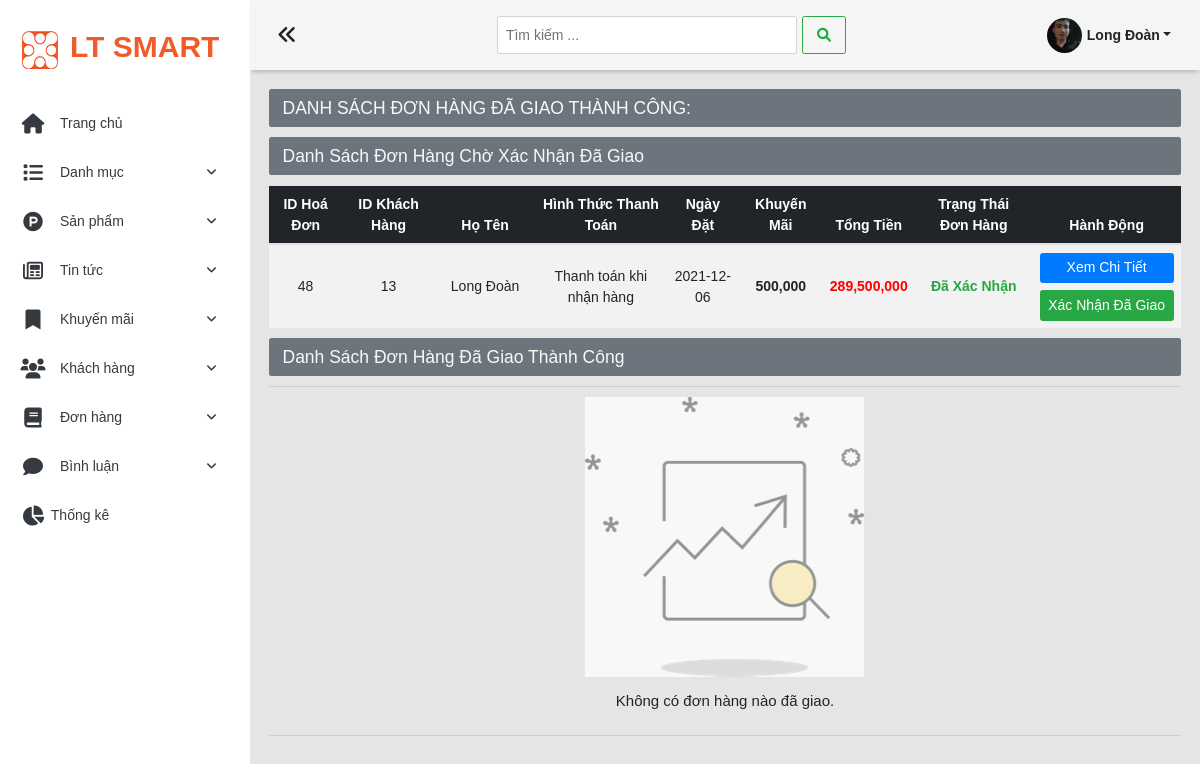
The app's page /admin/order-delivered (signed in), older data.
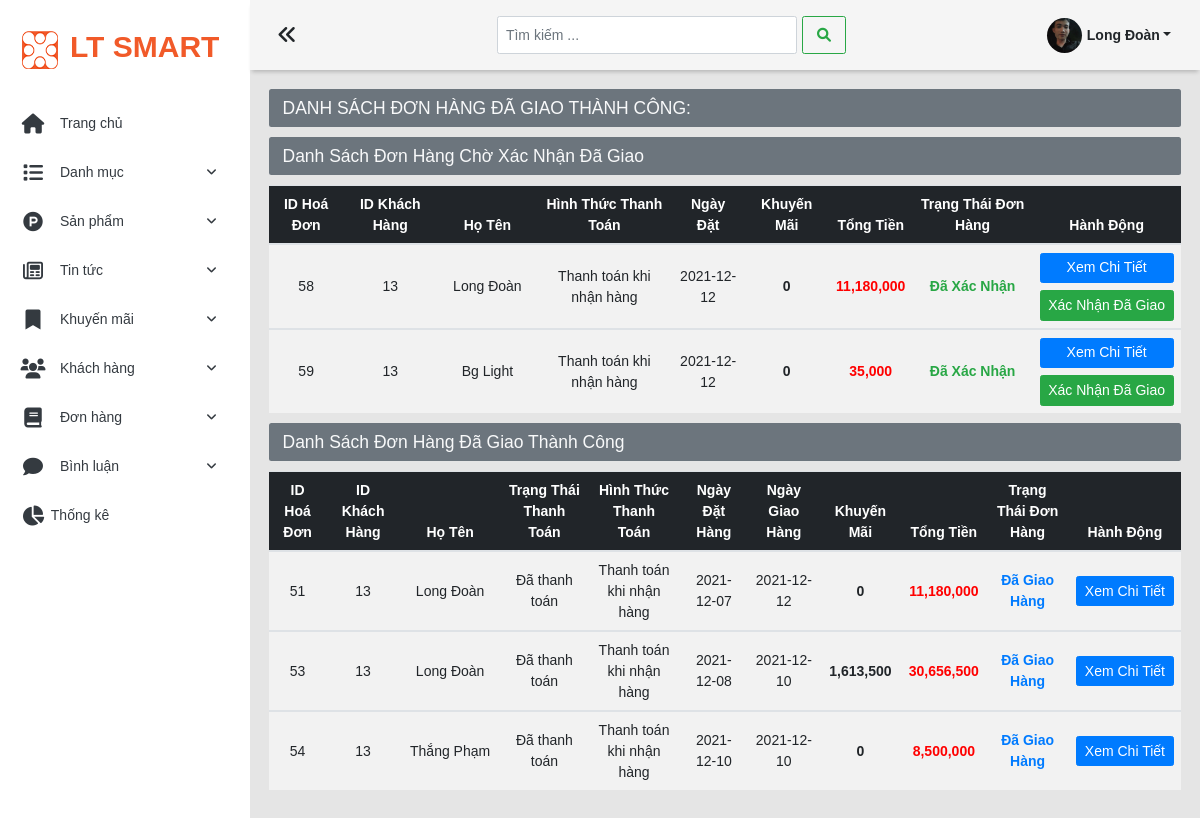
The same page, newer data.
### tables this page shows
CREATE TABLE `hoa_don` (
  `id_hoa_don` int(11) NOT NULL,
  `id_kh` int(11) NOT NULL,
  `tinh_trang_thanh_toan` varchar(50) NOT NULL COMMENT 'Nếu hình thức thanh toán là 0 thì trạng thái là chuathanhtoan ,nếu là 1 thì trạng thái dathanhtoan',
  `trang_thai_don_hang` varchar(50) NOT NULL COMMENT 'Mặc định là đơn hàng chưa xác nhận ,khi admin vào duyệt thì đổi trạng thái đơn hàng',
  `hinh_thuc_thanh_toan` int(1) NOT NULL DEFAULT 0 COMMENT '0 là thanh toán khi nhận hàng , 1 là thanh toán Online',
  `tong_tien` int(11) NOT NULL,
  `ngay_dat_hang` date NOT NULL,
  `ngay_giao_hang` date NOT NULL,
  `khuyen_mai` varchar(50) NOT NULL
);

CREATE TABLE `khach_hang` (
  `id_kh` int(11) NOT NULL,
  `username` varchar(100) DEFAULT NULL,
  `mat_khau` varchar(100) DEFAULT NULL,
  `ho_ten` varchar(100) NOT NULL,
  `hinh_anh` varchar(255) DEFAULT '',
  `so_dien_thoai` varchar(10) DEFAULT NULL,
  `email` varchar(255) DEFAULT NULL,
  `dia_chi` varchar(255) DEFAULT NULL,
  `vai_tro` int(1) NOT NULL DEFAULT 0 COMMENT '0 là tài khoản khách hàng ,1 là quản trị viên'
);

### model/pdo.php (called while the page is built, shortened)
<?php
function pdo_get_connection()
{
    $severname = "localhost";
    $username = "root";
    $password = "";
    try {
        $conn = new PDO("mysql:host=$severname;dbname=ltsmart;charset=utf8", $username, $password);
        $conn->setAttribute(PDO::ATTR_ERRMODE, PDO::ERRMODE_EXCEPTION);
        return $conn;
    } catch (Exception $e) {
        echo "kết nối thất bại" . $e->getMessage();
    }
}
function pdo_query($sql)
{
    $sql_args = array_slice(func_get_args(), 1);
    try {
        $conn = pdo_get_connection();
        $stmt = $conn->prepare($sql);
        $stmt->execute($sql_args);
        $rows = $stmt->fetchAll();
        return $rows;
    } catch (PDOException $e) {
        throw $e;
    } finally {
        unset($conn);
    }
}
?>

### model/don-hang.php (called while the page is built, shortened)
<?php
    require_once 'pdo.php';
    function list_orders_confirm() {
        $sql = "SELECT hoa_don.id_hoa_don, hoa_don.trang_thai_don_hang, hoa_don.hinh_thuc_thanh_toan, hoa_don.tong_tien, hoa_don.ngay_dat_hang, hoa_don.khuyen_mai, khach_hang.ho_ten, khach_hang.so_dien_thoai, khach_hang.dia_chi FROM hoa_don LEFT JOIN khach_hang ON hoa_don.id_kh = khach_hang.id_kh WHERE hoa_don.trang_thai_don_hang = 'daxacnhan';";
        return pdo_query($sql);
    }
    function list_orders_delivery_confirm() {
        $sql = "SELECT hoa_don.id_hoa_don, hoa_don.tinh_trang_thanh_toan, hoa_don.trang_thai_don_hang, hoa_don.hinh_thuc_thanh_toan, hoa_don.ngay_giao_hang, hoa_don.tong_tien, hoa_don.ngay_dat_hang, hoa_don.khuyen_mai, khach_hang.ho_ten, khach_hang.so_dien_thoai, khach_hang.dia_chi FROM hoa_don LEFT JOIN khach_hang ON hoa_don.id_kh = khach_hang.id_kh WHERE hoa_don.trang_thai_don_hang = 'dagiaohang';";
        return pdo_query($sql);
    }
?>

### global.php (called while the page is built, shortened)
<?php
$ROOT_URL='/duan1';
$CONTENT_URL=$ROOT_URL.'/content';
$CONTENT_ADMIN_URL=$CONTENT_URL.'/admin';
?>

### admin/views/don-hang/order-delivered.php (the view, shortened to what the changed rows need)
<div class="row">
    <div class="col-12">
        <?php
        if (!empty($list_orders_confirm)) {
            echo '<div class="table-responsive">
                    <table class="table table-striped">
                            <thead>
                                <tr style="text-align: center;">
                                    <th scope="col" class="table-dark">ID Hoá Đơn</th>
                                    <th scope="col" class="table-dark">ID Khách Hàng</th>
                                    <th scope="col" class="table-dark" style="width:11%;">Họ Tên</th>
                                    <th scope="col" class="table-dark">Hình Thức Thanh Toán</th>
                                    <th scope="col" class="table-dark">Ngày Đặt</th>
                                    <th scope="col" class="table-dark">Khuyến Mãi</th>
                                    <th scope="col" class="table-dark">Tổng Tiền</th>
                                    <th scope="col" class="table-dark">Trạng Thái Đơn Hàng</th>
                                    <th scope="col" class="table-dark">Hành Động</th>
                                </tr>
                            </thead>
                            ';
            foreach ($list_orders_confirm as $list) {
                extract($list);
                echo '<tbody>
                                <tr style="text-align:center;">
                                <td class="align-middle">' . $id_hoa_don . '</td>
                                <td class="align-middle">' . $id_kh . '</td>
                                <td class="align-middle">' . $ho_ten . '</td>';
                if ($hinh_thuc_thanh_toan == 0) {
                    echo '<td class="align-middle">Thanh toán khi nhận hàng</td>';
                } else if ($hinh_thuc_thanh_toan == 1) {
                    echo '<td class="align-middle">Thanh toán online</td>';
                }
                echo '<td class="align-middle">' . $ngay_dat_hang . '</td>';
                echo '<td class="align-middle"><span style="font-weight:bolder;">' . number_format($khuyen_mai) . '</span></td>';
                echo '<td class="align-middle"><span style="font-weight:bolder; color: red;">' . number_format($tong_tien) . '</span></td>';
                if ($trang_thai_don_hang == "daxacnhan") {
                    echo '<td class="align-middle"><span style="font-weight:bold; color: var(--success);">Đã Xác Nhận</span></td>
                                    <td class="align-middle">
                                        <div style="display: flex; flex-direction: column; align-content: stretch; align-items: stretch;gap: .5em;">
                                        <div type="button" class="btn btn-primary" id="order-details"><a href="order-details?ID=' . $id_hoa_don . '" style="color: white;">Xem Chi Tiết</a></div>
                                            <div type="submit" class="btn btn-success confirmDelivery" data-toggle="modal" data-target="#confirmDelivery" data-id_hoa_don_delivery=' . $id_hoa_don . '>Xác Nhận Đã Giao</div>
                                        </div>
                                    </td>
                                    </tr>
                                </tbody>
                            ';
                }
            }
            echo '</table>
            </div>';
        }
        ?>
    </div>
</div>
<div class="row">
    <div class="col-12">
        <h3 class="alert bg-secondary text-light">Danh Sách Đơn Hàng Đã Giao Thành Công</h3>
                        <?php
                        if (!empty($list_orders_delivery_confirm)) {
                            echo '<div class="table-responsive">
                        <table class="table table-striped">
                            <thead>
                                <tr style="text-align: center;">
                                    <th scope="col" class="table-dark">ID Hoá Đơn</th>
                                    <th scope="col" class="table-dark">ID Khách Hàng</th>
                                    <th scope="col" class="table-dark" style="width:11%;">Họ Tên</th>
                                    <th scope="col" class="table-dark">Trạng Thái Thanh Toán</th>
                                    <th scope="col" class="table-dark">Hình Thức Thanh Toán</th>
                                    <th scope="col" class="table-dark">Ngày Đặt Hàng</th>
                                    <th scope="col" class="table-dark">Ngày Giao Hàng</th>
                                    <th scope="col" class="table-dark">Khuyến Mãi</th>
                                    <th scope="col" class="table-dark">Tổng Tiền</th>
                                    <th scope="col" class="table-dark">Trạng Thái Đơn Hàng</th>
                                    <th scope="col" class="table-dark">Hành Động</th>
                                </tr>
                            </thead>';
                            foreach ($list_orders_delivery_confirm as $list2) {
                                extract($list2);
                                echo '<tbody>
                                <tr style="text-align:center;">
                                <td class="align-middle">' . $id_hoa_don . '</td>
                                <td class="align-middle">' . $id_kh . '</td>
                                <td class="align-middle">' . $ho_ten . '</td>';
                                if ($tinh_trang_thanh_toan == "dathanhtoan") {
                                    echo '<td class="align-middle">Đã thanh toán</td>';
                                } else {
                                    echo '<td class="align-middle">Chưa thanh toán</td>';
                                }
                                if ($hinh_thuc_thanh_toan == 0) {
                                    echo '<td class="align-middle">Thanh toán khi nhận hàng</td>';
                                } else if ($hinh_thuc_thanh_toan == 1) {
                                    echo '<td class="align-middle">Thanh toán online</td>';
                                }
                                echo '<td class="align-middle">' . $ngay_dat_hang . '</td>';
                                echo '<td class="align-middle">' . $ngay_giao_hang . '</td>';
                                echo '<td class="align-middle"><span style="font-weight:bolder;">' . number_format($khuyen_mai) . '</span></td>';
                                echo '<td class="align-middle"><span style="font-weight:bolder; color: red;">' . number_format($tong_tien) . '</span></td>';
                                if ($trang_thai_don_hang == "dagiaohang") {
                                    echo '<td class="align-middle"><span style="font-weight:bold; color: var(--primary);">Đã Giao Hàng</span></td>
                                    <td class="align-middle">
                                        <div style="display: flex; flex-direction: column; align-content: stretch; align-items: stretch;gap: .5em;">
                                            <div type="button" class="btn btn-primary" id="order-details"><a href="order-details?ID=' . $id_hoa_don . '" style="color: white;">Xem Chi Tiết</a></div>
                                        </div>
                                    </td>
                                    </tr>
                                    </tbody>';
                                }
                            }
                            echo '</table></div>';
                        } else {
                            echo '
                            <hr>
                            <div style="text-align: center;">
                                <img src="' . $CONTENT_ADMIN_URL . '/img/nodata.png" alt="No data">
                                <h4 style="padding: 1em 1em;">Không có đơn hàng nào đã giao.</h4>
                            </div>
                            <hr>';
                        }
                        ?>
    </div>
</div>

Row changes from the older to the newer data that the page shows:
no longer on this page (row edited): hoa_don: id_hoa_don "48", id_kh.ho_ten "Long Đoàn", hinh_thuc_thanh_toan "Thanh toán khi nhận hàng", ngay_dat_hang "2021-12-06", khuyen_mai "500,000", tong_tien "289,500,000", shown under "Danh Sách Đơn Hàng Chờ Xác Nhận Đã Giao"
added hoa_don: id_hoa_don "58", id_kh.ho_ten "Long Đoàn", hinh_thuc_thanh_toan "Thanh toán khi nhận hàng", ngay_dat_hang "2021-12-12", khuyen_mai "0", tong_tien "11,180,000", shown under "Danh Sách Đơn Hàng Chờ Xác Nhận Đã Giao"
added hoa_don: id_hoa_don "59", id_kh.ho_ten "Bg Light", hinh_thuc_thanh_toan "Thanh toán khi nhận hàng", ngay_dat_hang "2021-12-12", khuyen_mai "0", tong_tien "35,000", shown under "Danh Sách Đơn Hàng Chờ Xác Nhận Đã Giao"
now on this page (row edited): hoa_don: id_hoa_don "51", id_kh.ho_ten "Long Đoàn", tinh_trang_thanh_toan "Đã thanh toán", hinh_thuc_thanh_toan "Thanh toán khi nhận hàng", ngay_dat_hang "2021-12-07", ngay_giao_hang "2021-12-12", khuyen_mai "0", tong_tien "11,180,000", shown under "Danh Sách Đơn Hàng Đã Giao Thành Công"
now on this page (row edited): hoa_don: id_hoa_don "53", id_kh.ho_ten "Long Đoàn", tinh_trang_thanh_toan "Đã thanh toán", hinh_thuc_thanh_toan "Thanh toán khi nhận hàng", ngay_dat_hang "2021-12-08", ngay_giao_hang "2021-12-10", khuyen_mai "1,613,500", tong_tien "30,656,500", shown under "Danh Sách Đơn Hàng Đã Giao Thành Công"
now on this page (row edited): hoa_don: id_hoa_don "54", id_kh.ho_ten "Thắng Phạm", tinh_trang_thanh_toan "Đã thanh toán", hinh_thuc_thanh_toan "Thanh toán khi nhận hàng", ngay_dat_hang "2021-12-10", ngay_giao_hang "2021-12-10", khuyen_mai "0", tong_tien "8,500,000", shown under "Danh Sách Đơn Hàng Đã Giao Thành Công"
Text that changed along with them:
text no longer shown: "Không có đơn hàng nào đã giao."
text now shown: "ID Hoá Đơn ID Khách Hàng Họ Tên Trạng Thái Thanh Toán Hình Thức Thanh Toán Ngày Đặt Hàng Ngày Giao Hàng Khuyến Mãi Tổng Tiền Trạng Thái Đơn Hàng Hành Động"
